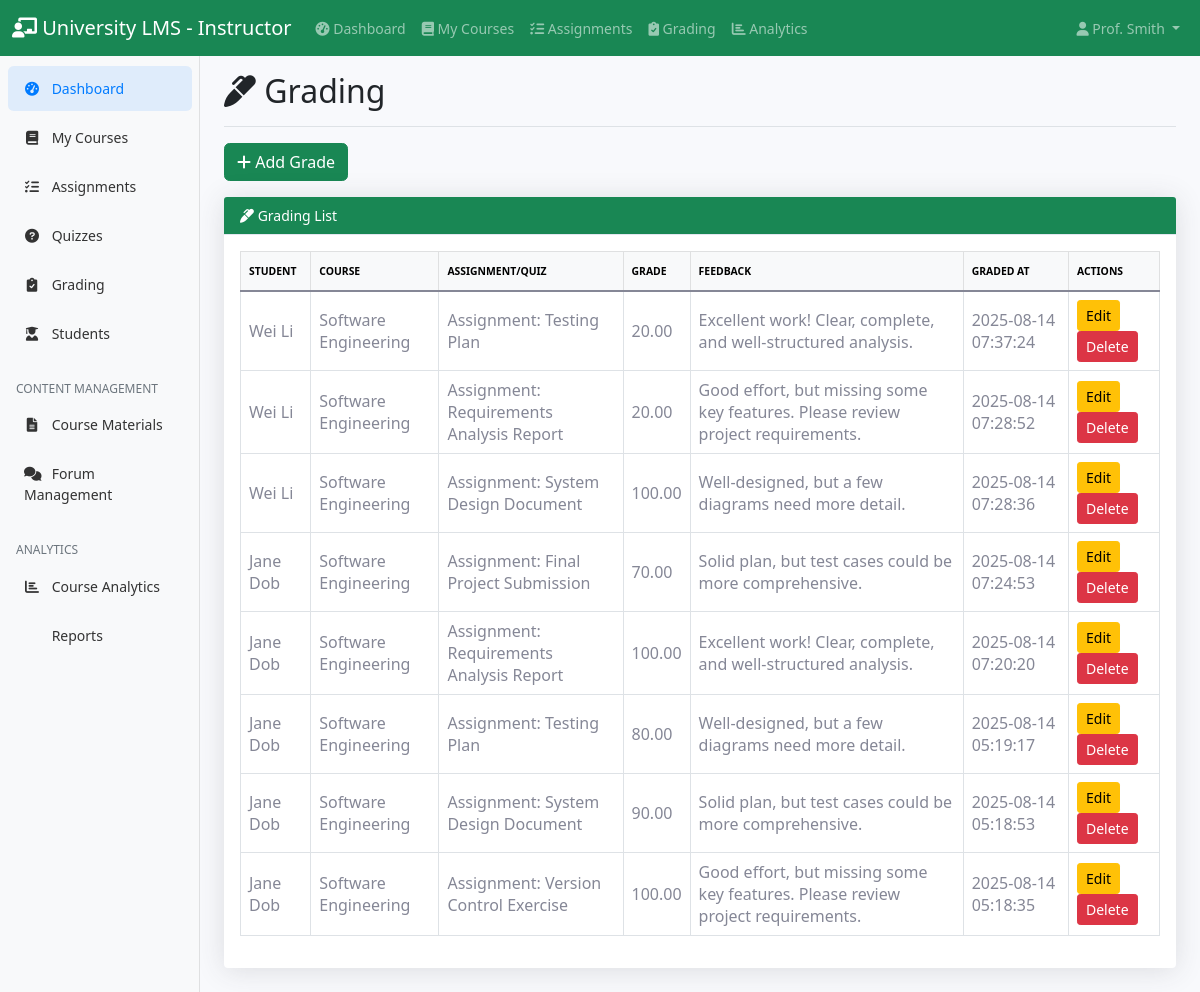
Page /instructor/grading.php (signed in) on the committed database.
### tables this page shows
CREATE TABLE `grades` (
  `grade_id` int(11) NOT NULL,
  `assignment_id` int(11) NOT NULL,
  `student_id` int(11) NOT NULL,
  `quiz_id` int(11) NOT NULL,
  `course_id` int(11) NOT NULL,
  `grade` decimal(5,2) DEFAULT NULL,
  `graded_at` timestamp NOT NULL DEFAULT current_timestamp(),
  `feedback` text NOT NULL
);

CREATE TABLE `courses` (
  `id` int(11) NOT NULL,
  `title` varchar(200) NOT NULL,
  `description` text DEFAULT NULL,
  `instructor_id` int(11) NOT NULL,
  `course_code` varchar(20) NOT NULL,
  `credits` int(11) DEFAULT 3,
  `semester` varchar(20) DEFAULT NULL,
  `year` int(11) DEFAULT NULL,
  `max_students` int(11) DEFAULT 50,
  `status` enum('active','inactive') DEFAULT 'active',
  `created_at` timestamp NOT NULL DEFAULT current_timestamp()
);

CREATE TABLE `assignments` (
  `id` int(11) NOT NULL,
  `course_id` int(11) NOT NULL,
  `title` varchar(200) NOT NULL,
  `description` text DEFAULT NULL,
  `due_date` datetime DEFAULT NULL,
  `max_points` decimal(5,2) DEFAULT 100.00,
  `created_by` int(11) NOT NULL,
  `created_at` timestamp NOT NULL DEFAULT current_timestamp()
);

CREATE TABLE `submissions` (
  `id` int(11) NOT NULL,
  `assignment_id` int(11) NOT NULL,
  `student_id` int(11) NOT NULL,
  `file_url` varchar(255) NOT NULL,
  `submitted_at` timestamp NOT NULL DEFAULT current_timestamp(),
  `grade` decimal(5,2) DEFAULT NULL,
  `feedback` text DEFAULT NULL
);

### instructor/grading.php (the view, shortened to what this page needs)
<?php
$db = new Database();
$pdo = $db->getConnection();
include '../includes/instructor_sidebar.php';
$instructor_id = $_SESSION['user_id'];
$grades_sql = "
SELECT g.*, CONCAT(u.first_name, ' ', u.last_name) AS student_name, c.title AS course_name, a.title AS assignment_title, q.title AS quiz_title,
       s.feedback AS submission_feedback
FROM grades g
JOIN users u ON g.student_id = u.id
JOIN courses c ON g.course_id = c.id
LEFT JOIN assignments a ON g.assignment_id = a.id
LEFT JOIN quizzes q ON g.quiz_id = q.id
LEFT JOIN submissions s ON s.assignment_id = g.assignment_id AND s.student_id = g.student_id
WHERE c.instructor_id = :instructor_id
ORDER BY g.graded_at DESC
";
$stmt = $pdo->prepare($grades_sql);
$stmt->execute(['instructor_id' => $instructor_id]);
$grades = $stmt->fetchAll(PDO::FETCH_ASSOC);
?>
<!DOCTYPE html>
<!DOCTYPE html>
<html lang="vi">
<head>
    <link href="https://cdn.jsdelivr.net/npm/bootstrap@5.1.3/dist/css/bootstrap.min.css" rel="stylesheet">
    <link href="https://cdnjs.cloudflare.com/ajax/libs/font-awesome/6.0.0/css/all.min.css" rel="stylesheet">
    <link href="../assets/css/dashboard.css" rel="stylesheet">
</head>
<body>
    <?php include '../includes/instructor_navbar.php'; ?>
    <div class="container-fluid">
        <div class="row">
            <?php include '../includes/instructor_sidebar.php'; ?>
            <main class="col-md-9 ms-sm-auto col-lg-10 px-md-4">
                <div class="d-flex justify-content-between flex-wrap flex-md-nowrap align-items-center pt-3 pb-2 mb-3 border-bottom">
                    <h1 class="h2">
                            <i class="fas fa-marker"></i> Grading
                    </h1>
                </div>
                <div class="row mb-4">
                       <div class="col-12 mb-3">
                           <a href="add_grade.php" class="btn btn-success"><i class="fas fa-plus"></i> Add Grade</a>
                       </div>
                    <div class="col-12">
                        <div class="card shadow">
                            <div class="card-header bg-success text-white">
                                    <i class="fas fa-marker"></i> Grading List
                            </div>
                            <div class="card-body">
                                <div class="table-responsive">
                                    <table class="table table-bordered align-middle">
                                        <thead class="table-light">
                                            <tr>
                                                    <th>Student</th>
                                                    <th>Course</th>
                                                    <th>Assignment/Quiz</th>
                                                    <th>Grade</th>
                                                    <th>Feedback</th>
                                                    <th>Graded At</th>
                                                    <th>Actions</th>
                                            </tr>
                                        </thead>
                                        <tbody>
                                            <?php if (count($grades) > 0): ?>
                                                <?php foreach ($grades as $grade): ?>
                                                    <tr>
                                                        <td><?= htmlspecialchars($grade['student_name']) ?></td>
                                                        <td><?= htmlspecialchars($grade['course_name']) ?></td>
                                                        <td>
                                                                <?php
                                                                if ($grade['assignment_id']) {
                                                                    echo 'Assignment: ' . htmlspecialchars($grade['assignment_title']);
                                                                } elseif ($grade['quiz_id']) {
                                                                    echo 'Quiz: ' . htmlspecialchars($grade['quiz_title']);
                                                                } else {
                                                                    echo '-';
                                                                }
                                                                ?>
                                                        </td>
                                                        <td><?= htmlspecialchars($grade['grade']) ?></td>
                                                        <td class="feedback">
                                                            <?php
                                                            if (!empty($grade['submission_feedback'])) {
                                                                echo nl2br(htmlspecialchars($grade['submission_feedback']));
                                                            } else {
                                                                echo nl2br(htmlspecialchars($grade['feedback']));
                                                            }
                                                            ?>
                                                        </td>
                                                        <td><?= htmlspecialchars($grade['graded_at']) ?></td>
                                                           <td>
                                                               <a href="edit_grade.php?id=<?= $grade['grade_id'] ?>" class="btn btn-sm btn-warning">Edit</a>
                                                               <a href="delete_grade.php?id=<?= $grade['grade_id'] ?>" class="btn btn-sm btn-danger" onclick="return confirm('Are you sure you want to delete this grade?');">Delete</a>
                                                           </td>
                                                    </tr>
                                                <?php endforeach; ?>
                                            <?php else: ?>
                                                <tr><td colspan="6" class="text-center">No grades available.</td></tr>
                                            <?php endif; ?>
                                        </tbody>
                                    </table>
                                </div>
                            </div>
                        </div>
                    </div>
                </div>
            </main>
        </div>
    </div>
</body>
</html>

### assets/css/dashboard.css (style rules this page uses)
body { font-size: .875rem; background-color: #f8f9fc; }
.card { box-shadow: 0 0.15rem 1.75rem 0 rgba(58, 59, 69, 0.15) !important; border: none; }
.card-header { background-color: #f8f9fc; border-bottom: 1px solid #e3e6f0; }
.btn { border-radius: 0.35rem; font-weight: 400; }
.btn-sm { padding: 0.25rem 0.5rem; font-size: 0.875rem; border-radius: 0.2rem; }
.table { color: #858796; }
.table th { border-top: none; font-weight: 600; text-transform: uppercase; font-size: 0.65rem; padding-top: 0.75rem; padding-bottom: 0.75rem; }
.shadow { box-shadow: 0 0.15rem 1.75rem 0 rgba(58, 59, 69, 0.15) !important; }

### rows in the picture
grades: student_name "Wei Li", course.title "Software Engineering", assignment.title "Testing Plan", grade "20.00", submissions.feedback "Excellent work! Clear, complete, and well-structured analysis.", graded_at "2025-08-14 07:37:24"
grades: student_name "Wei Li", course.title "Software Engineering", assignment.title "Requirements Analysis Report", grade "20.00", submissions.feedback "Good effort, but missing some key features. Please review project requirements.", graded_at "2025-08-14 07:28:52"
grades: student_name "Wei Li", course.title "Software Engineering", assignment.title "System Design Document", grade "100.00", submissions.feedback "Well-designed, but a few diagrams need more detail.", graded_at "2025-08-14 07:28:36"
grades: student_name "Jane Dob", course.title "Software Engineering", assignment.title "Final Project Submission", grade "70.00", feedback "Solid plan, but test cases could be more comprehensive.", graded_at "2025-08-14 07:24:53"
grades: student_name "Jane Dob", course.title "Software Engineering", assignment.title "Requirements Analysis Report", grade "100.00", feedback "Excellent work! Clear, complete, and well-structured analysis.", graded_at "2025-08-14 07:20:20"
grades: student_name "Jane Dob", course.title "Software Engineering", assignment.title "Testing Plan", grade "80.00", feedback "Well-designed, but a few diagrams need more detail.", graded_at "2025-08-14 05:19:17"
grades: student_name "Jane Dob", course.title "Software Engineering", assignment.title "System Design Document", grade "90.00", feedback "Solid plan, but test cases could be more comprehensive.", graded_at "2025-08-14 05:18:53"
grades: student_name "Jane Dob", course.title "Software Engineering", assignment.title "Version Control Exercise", grade "100.00", feedback "Good effort, but missing some key features. Please review project requirements.", graded_at "2025-08-14 05:18:35"

### other values in the picture
$_SESSION['last_name'] "Smith"
